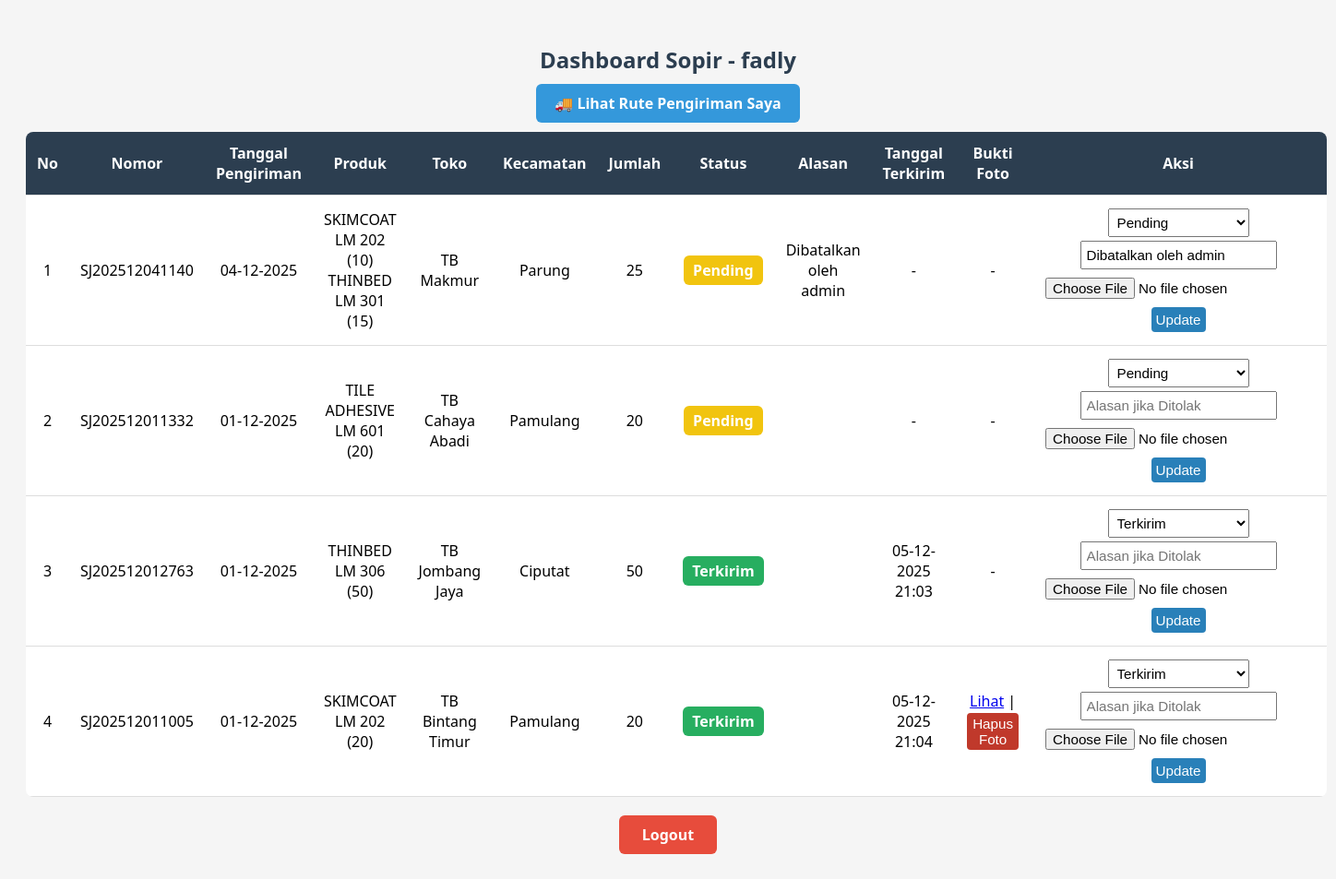
Page /sopir_dashboard.php (signed in) on the committed database.
### tables this page shows
CREATE TABLE `surat_jalan` (
  `id` int(11) NOT NULL,
  `nomor` varchar(50) NOT NULL,
  `tanggal` date NOT NULL,
  `sopir_id` int(11) NOT NULL,
  `urutan_rute` int(11) DEFAULT 0,
  `status` enum('Pending','Dalam Perjalanan','Terkirim','Ditolak') NOT NULL DEFAULT 'Pending',
  `alasan` text DEFAULT NULL,
  `tanggal_terkirim` datetime DEFAULT NULL,
  `bukti_foto` varchar(255) DEFAULT NULL
);

### sopir_dashboard.php (the view, shortened to what this page needs)
<?php
$conn = new mysqli("localhost", "root", "", "toko_bangunan");
$sopir_id = $_SESSION['sopir_id'];
$sql = "SELECT
    sj.id AS sj_id,
    sj.nomor,
    sj.tanggal,
    sj.status,
    sj.alasan,
    sj.tanggal_terkirim,
    sj.bukti_foto,
    t.nama AS toko_nama,
    k.nama AS kecamatan,
    GROUP_CONCAT(CONCAT(p.nama, ' (', pr.jumlah, ')') SEPARATOR '<br>') AS produk_list,
    SUM(pr.jumlah) AS total_jumlah
FROM surat_jalan sj
JOIN pengiriman pr ON pr.surat_jalan_id = sj.id
JOIN produk p ON pr.produk_id = p.id
JOIN toko t ON pr.toko_id = t.id
JOIN kecamatan k ON t.kecamatan_id = k.id
WHERE sj.sopir_id = ?
GROUP BY sj.id
ORDER BY sj.tanggal DESC, sj.id DESC";
$stmt = $conn->prepare($sql);
$stmt->bind_param("i", $sopir_id);
$stmt->execute();
$result = $stmt->get_result();
?>
<!DOCTYPE html>
<html lang="id">
<head>
</head>
<body>
<h2>Dashboard Sopir - <?= htmlspecialchars($_SESSION['sopir_nama']) ?></h2>
<p style="text-align:center; margin-bottom:20px;">
    <a href="rute_sopir.php?sopir_id=<?= $sopir_id ?>"
       style="padding:10px 20px; background:#3498db; color:white;
              text-decoration:none; border-radius:6px; font-weight:bold;">
        🚚 Lihat Rute Pengiriman Saya
    </a>
</p>
<table>
<thead>
<tr>
<th>No</th>
<th>Nomor</th>
<th>Tanggal Pengiriman</th>
<th>Produk</th>
<th>Toko</th>
<th>Kecamatan</th>
<th>Jumlah</th>
<th>Status</th>
<th>Alasan</th>
<th>Tanggal Terkirim</th>
<th>Bukti Foto</th>
<th>Aksi</th>
</tr>
</thead>
<tbody>
<?php
$nomor = 1;
if ($result->num_rows > 0):
    while($row = $result->fetch_assoc()):
?>
<tr>
<td><?= $nomor++ ?></td>
<td><?= htmlspecialchars($row['nomor']) ?></td>
<td><?= date('d-m-Y', strtotime($row['tanggal'])) ?></td>
<td>
<?php
if ($row['status'] == 'Dibatalkan') {
    $produk = explode('<br>', $row['produk_list']);
    echo htmlspecialchars($produk[0]);
    if (count($produk) > 1) echo " <i>...</i>";
} else {
    echo $row['produk_list'];
}
?>
</td>
<td><?= htmlspecialchars($row['toko_nama']) ?></td>
<td><?= htmlspecialchars($row['kecamatan']) ?></td>
<td><?= (int)$row['total_jumlah'] ?></td>
<td>
<span class="status-label
<?php
switch($row['status']){
    case 'Pending': echo 'status-pending'; break;
    case 'Terkirim': echo 'status-terkirim'; break;
}
?>"><?= htmlspecialchars($row['status']) ?></span>
</td>
<td><?= htmlspecialchars($row['alasan']) ?></td>
<td><?= $row['tanggal_terkirim'] ? date('d-m-Y H:i', strtotime($row['tanggal_terkirim'])) : '-' ?></td>
<td>
<?php if (trim(strtolower($row['status'])) === 'dibatalkan'): ?>
    <span style="color:#7f8c8d; font-style:italic;">Pengiriman dibatalkan oleh Admin</span>
<?php else: ?>
    <?php if($row['bukti_foto']): ?>
        <a href="<?= htmlspecialchars($row['bukti_foto']) ?>" target="_blank">Lihat</a> |
        <form method="post" style="display:inline;" onsubmit="return confirm('Yakin ingin menghapus foto?');">
            <button type="submit" name="hapus_foto"
                style="background:#c0392b; color:#fff; border:none; padding:3px 6px; border-radius:4px; cursor:pointer;">
                Hapus Foto
            </button>
        </form>
    <?php else: ?>
        -
    <?php endif; ?>
<?php endif; ?>
</td>
<td>
<?php if (trim(strtolower($row['status'])) === 'dibatalkan'): ?>
    <span style="color:#7f8c8d; font-style:italic;">Pengiriman dibatalkan oleh Admin</span>
<?php else: ?>
    <form method="post" enctype="multipart/form-data">
        <select name="status" required>
            <option value="Pending" <?= $row['status']=='Pending'?'selected':'' ?>>Pending</option>
            <option value="Terkirim" <?= $row['status']=='Terkirim'?'selected':'' ?>>Terkirim</option>
        </select>
        <input type="text" name="alasan" placeholder="Alasan jika Ditolak" value="<?= htmlspecialchars($row['alasan']) ?>">
        <input type="file" name="bukti_foto" accept="image/*">
        <button type="submit" name="update_status">Update</button>
    </form>
<?php endif; ?>
</td>
</tr>
<?php
    endwhile;
else:
?>
<tr><td colspan="12" style="text-align:center;">Tidak ada pengiriman.</td></tr>
<?php endif; ?>
</tbody>
</table>
<p style="text-align:center; margin-top:20px;">
    <a href="logout.php" class="btn-logout">Logout</a>
</p>
</body>
</html>

### sopir_dashboard.php (style rules this page uses)
body { font-family: 'Segoe UI', sans-serif; padding: 20px; background: #f5f5f5; }
h2 { text-align: center; color: #2c3e50; margin-bottom: 20px; }
table { width: 100%; border-collapse: collapse; background: #fff; border-radius: 8px; overflow: hidden; }
th, td { padding: 12px; text-align: center; border-bottom: 1px solid #ddd; }
th { background: #2c3e50; color: #fff; }
.status-label { padding: 5px 10px; border-radius: 6px; font-weight: 600; display: inline-block; color: white; }
.status-pending { background-color: #f1c40f; }
.status-terkirim { background-color: #27ae60; }
.btn-logout { display: inline-block; padding: 10px 25px; background-color: #e74c3c; color: white; text-decoration: none; border-radius: 6px; font-weight: bold; transition: 0.3s; }
form select, form input[type="text"], form input[type="file"], form button { padding:5px; margin:2px 0; font-size: 0.95rem; }
form button { cursor:pointer; background:#2980b9; color:#fff; border:none; border-radius:4px; transition:0.3s; }

### rows in the picture
surat_jalan: nomor "SJ202512041140", tanggal "04-12-2025", produk_list "SKIMCOAT LM 202 (10) THINBED LM 301 (15)", toko_nama "TB Makmur", kecamatan "Parung", total_jumlah "25", status "Pending", alasan "Dibatalkan oleh admin"
surat_jalan: nomor "SJ202512011332", tanggal "01-12-2025", produk_list "TILE ADHESIVE LM 601 (20)", toko_nama "TB Cahaya Abadi", kecamatan "Pamulang", total_jumlah "20", status "Pending"
surat_jalan: nomor "SJ202512012763", tanggal "01-12-2025", produk_list "THINBED LM 306 (50)", toko_nama "TB Jombang Jaya", kecamatan "Ciputat", total_jumlah "50", status "Terkirim", tanggal_terkirim "05-12-2025 21:03"
surat_jalan: nomor "SJ202512011005", tanggal "01-12-2025", produk_list "SKIMCOAT LM 202 (20)", toko_nama "TB Bintang Timur", kecamatan "Pamulang", total_jumlah "20", status "Terkirim", tanggal_terkirim "05-12-2025 21:04"

### other values in the picture
$_SESSION['sopir_nama'] "fadly"
